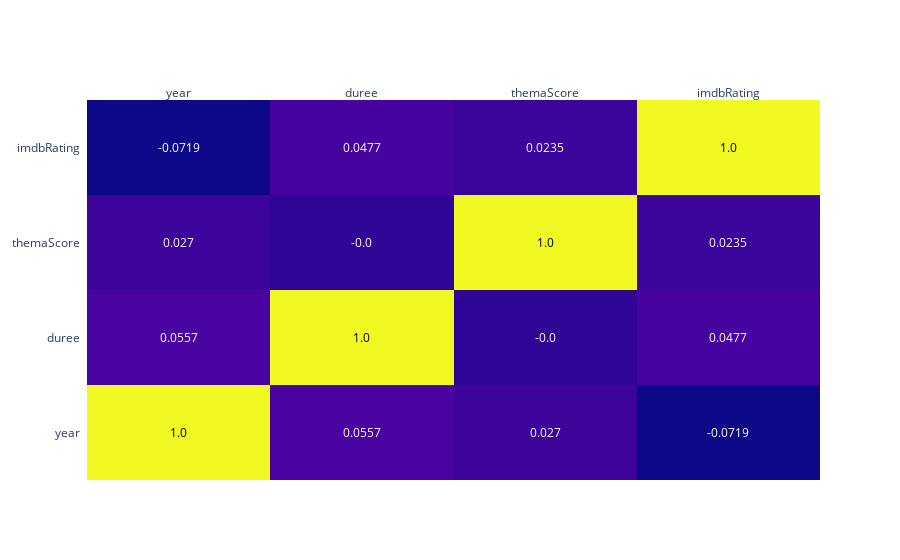

Notebook code for this chart:
### Markdown cell above
## Graph de correlation

### Code cell
import plotly.figure_factory as ff

corr_matrix = round(dataset.corr(), 4)

fig = ff.create_annotated_heatmap(corr_matrix.values,
                                  x = corr_matrix.columns.values.tolist(),
                                  y = corr_matrix.index.values.tolist(),
                                  )


fig.show()

### Figure 1 — Plotly figure (JSON) as saved in the notebook; plotly's stock layout.template omitted (floating-point values rounded to 4 significant figures)
{"data": [{"colorscale": [[0, "#0d0887"], [0.1111, "#46039f"], [0.2222, "#7201a8"], [0.3333, "#9c179e"], [0.4444, "#bd3786"], [0.5556, "#d8576b"], [0.6667, "#ed7953"], [0.7778, "#fb9f3a"], [0.8889, "#fdca26"], [1, "#f0f921"]], "reversescale": false, "showscale": false, "type": "heatmap", "x": ["year", "duree", "themaScore", "imdbRating"], "y": ["year", "duree", "themaScore", "imdbRating"], "z": [[1, 0.0557, 0.027, -0.0719], [0.0557, 1, 0, 0.0477], [0.027, 0, 1, 0.0235], [-0.0719, 0.0477, 0.0235, 1]]}], "layout": {"annotations": [{"font": {"color": "#000000"}, "showarrow": false, "text": "1.0", "x": "year", "xref": "x", "y": "year", "yref": "y"}, {"font": {"color": "#FFFFFF"}, "showarrow": false, "text": "0.0557", "x": "duree", "xref": "x", "y": "year", "yref": "y"}, {"font": {"color": "#FFFFFF"}, "showarrow": false, "text": "0.027", "x": "themaScore", "xref": "x", "y": "year", "yref": "y"}, {"font": {"color": "#FFFFFF"}, "showarrow": false, "text": "-0.0719", "x": "imdbRating", "xref": "x", "y": "year", "yref": "y"}, {"font": {"color": "#FFFFFF"}, "showarrow": false, "text": "0.0557", "x": "year", "xref": "x", "y": "duree", "yref": "y"}, {"font": {"color": "#000000"}, "showarrow": false, "text": "1.0", "x": "duree", "xref": "x", "y": "duree", "yref": "y"}, {"font": {"color": "#FFFFFF"}, "showarrow": false, "text": "-0.0", "x": "themaScore", "xref": "x", "y": "duree", "yref": "y"}, {"font": {"color": "#FFFFFF"}, "showarrow": false, "text": "0.0477", "x": "imdbRating", "xref": "x", "y": "duree", "yref": "y"}, {"font": {"color": "#FFFFFF"}, "showarrow": false, "text": "0.027", "x": "year", "xref": "x", "y": "themaScore", "yref": "y"}, {"font": {"color": "#FFFFFF"}, "showarrow": false, "text": "-0.0", "x": "duree", "xref": "x", "y": "themaScore", "yref": "y"}, {"font": {"color": "#000000"}, "showarrow": false, "text": "1.0", "x": "themaScore", "xref": "x", "y": "themaScore", "yref": "y"}, {"font": {"color": "#FFFFFF"}, "showarrow": false, "text": "0.0235", "x": "imdbRating", "xref": "x", "y": "themaScore", "yref": "y"}, {"font": {"color": "#FFFFFF"}, "showarrow": false, "text": "-0.0719", "x": "year", "xref": "x", "y": "imdbRating", "yref": "y"}, {"font": {"color": "#FFFFFF"}, "showarrow": false, "text": "0.0477", "x": "duree", "xref": "x", "y": "imdbRating", "yref": "y"}, {"font": {"color": "#FFFFFF"}, "showarrow": false, "text": "0.0235", "x": "themaScore", "xref": "x", "y": "imdbRating", "yref": "y"}, {"font": {"color": "#000000"}, "showarrow": false, "text": "1.0", "x": "imdbRating", "xref": "x", "y": "imdbRating", "yref": "y"}], "xaxis": {"dtick": 1, "gridcolor": "rgb(0, 0, 0)", "side": "top", "ticks": ""}, "yaxis": {"dtick": 1, "ticks": "", "ticksuffix": "  "}}}
